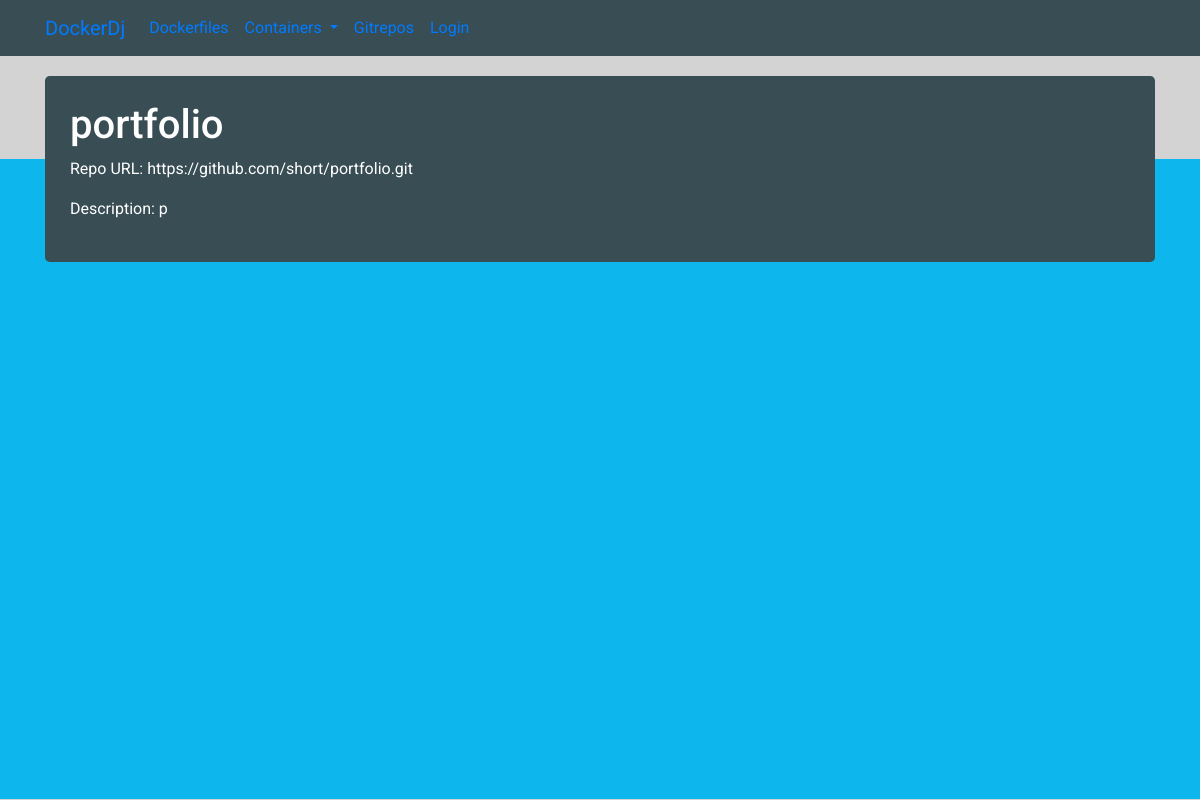
/dockerapp/gitrepo/3, run on the app's committed database.
### dockerapp/models.py (models this page shows, shortened)
class GitRepo(models.Model):
    name = models.CharField(max_length=250)
    url = models.CharField(max_length=500)
    Description = models.TextField()
    last_commit_id = models.CharField(max_length=250)

### dockerapp/views.py (the view)
# urls.py: url(r"gitrepo/(?P<pk>\d+)",views.GitRepoDetail.as_view(),name="gitrepo_change"),
class GitRepoDetail(SelectRelatedMixin, generic.DetailView):
    model = models.GitRepo
    select_related = ()

### dockerapp/templates/dockerapp/gitrepo_detail.html (shortened to what this page needs)
{% extends "base.html" %}
{% block content %}
<div class="box">
  <h1>{{ gitrepo.name }}</h1>
  <p>Repo URL: {{ gitrepo.url }}</p>
  <p>Description: {{ gitrepo.Description }}</p>
</div>
{% endblock %}

### static/css/style.css (style rules this page uses)
* { font-family: 'Roboto', sans-serif; }
body { background-color: #d3d3d3; }
.box { margin-top: 20px; background-color: #384d54; padding: 25px; border-radius: .3rem; }
.box h1 { color: #FFF; }
.box p { color: #FFF; }

### data on the page
GitRepo: name "portfolio", url "https://github.com/short/portfolio.git", Description "p"
